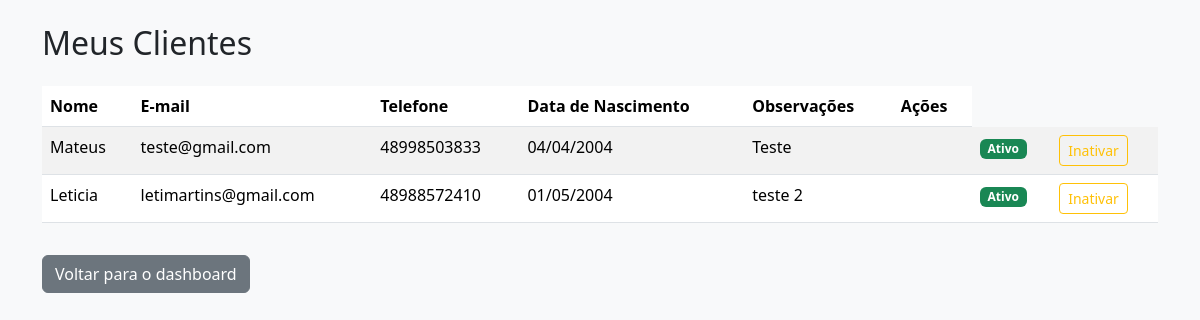
Screenshot of /clientes/Lista/ (signed in) with the database file from the repository.
### client/models.py (models this page shows, shortened)
class Cliente(models.Model):
    usuario = models.ForeignKey(
        settings.AUTH_USER_MODEL,
        on_delete=models.CASCADE,
        related_name='clientes'
    )
    nome = models.CharField(max_length=150)
    email = models.EmailField(blank=True, null=True)
    telefone = models.CharField(max_length=20, blank=True, null=True)
    data_nascimento = models.DateField(blank=True, null=True)
    observacoes = models.TextField(blank=True, null=True)
    ativo = models.BooleanField(default=True)
    criado_em = models.DateTimeField(auto_now_add=True)
    atualizado_em = models.DateTimeField(auto_now=True)

### client/views.py (the view)
# urls.py: path('Lista/', views.cliente_list, name='cliente_list'),
@login_required
def cliente_list(request):
    clientes = Cliente.objects.filter(usuario=request.user)
    return render(request, 'clientes.html', {'clientes': clientes})

### client/templates/clientes.html (shortened to what this page needs)
{% load static %}
<!DOCTYPE html>
<html lang="pt-br">
<head>
    <link href="https://cdn.jsdelivr.net/npm/bootstrap@5.3.3/dist/css/bootstrap.min.css" rel="stylesheet">
</head>
<body class="bg-light">
    <div class="container py-4">
        <h2 class="mb-4">Meus Clientes</h2>
        {% if clientes %}
            <table class="table table-striped">
                <thead>
                    <th>Nome</th>
                    <th>E-mail</th>
                    <th>Telefone</th>
                    <th>Data de Nascimento</th>
                    <th>Observações</th>
                    <th>Ações</th>
                </thead>
                <tbody>
                    {% for cliente in clientes %}
                    <tr {% if not cliente.ativo %}class="table-secondary"{% endif %}>
                        <td>{{ cliente.nome }}</td>
                        <td>{{ cliente.email|default:"–" }}</td>
                        <td>{{ cliente.telefone|default:"–" }}</td>
                        <td>
                          {% if cliente.data_nascimento %}
                              {{ cliente.data_nascimento|date:"d/m/Y" }}
                          {% else %}
                              –
                          {% endif %}
                        </td>
                        <td>{{ cliente.observacoes|default:"–" }}</td>
                        <td>
                        </td>
                        <td>
                            {% if cliente.ativo %}
                                <span class="badge bg-success">Ativo</span>
                            {% else %}
                                <span class="badge bg-secondary">Inativo</span>
                            {% endif %}
                        </td>
                        <td>
                            {% if cliente.ativo %}
                                <a href="{% url 'cliente_inativar' cliente.pk %}" class="btn btn-sm btn-outline-warning"
                                onclick="return confirm('Tem certeza que deseja inativar este cliente?');">
                                     Inativar
                                </a>
                            {% else %}
                                <a href="{% url 'cliente_ativar' cliente.pk %}" class="btn btn-sm btn-outline-warning"
                                onclick="return confirm('Tem certeza que deseja reativar este cliente?');">
                                    <i class="fas fa-user-slash"></i> Reativar
                                </a>
                            {% endif %}
                        </td>
                    </tr>
                    {% endfor %}
                </tbody>
            </table>
        {% else %}
            <div class="alert alert-info">
                Nenhum cliente cadastrado ainda.
            </div>
        {% endif %}
        <a href="{% url 'dashboard' %}" class="btn btn-secondary mt-3">Voltar para o dashboard</a>
    </div>
</body>
</html>

### rows the page displays
Cliente: nome "Mateus", email "teste@gmail.com", telefone "48998503833", data_nascimento "04/04/2004", observacoes "Teste", ativo "Ativo"
Cliente: nome "Leticia", email "letimartins@gmail.com", telefone "48988572410", data_nascimento "01/05/2004", observacoes "teste 2", ativo "Ativo"
